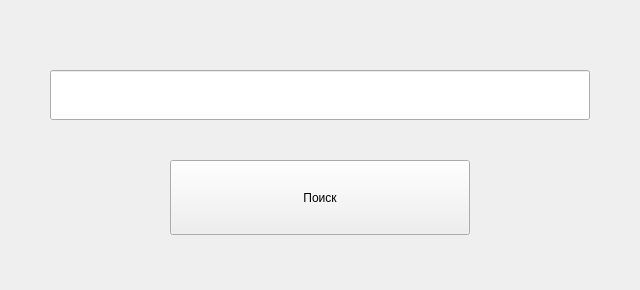
<?xml version="1.0" encoding="UTF-8"?>
<ui version="4.0">
 <class>findForm</class>
 <widget class="QWidget" name="findForm">
  <property name="geometry">
   <rect>
    <x>0</x>
    <y>0</y>
    <width>640</width>
    <height>290</height>
   </rect>
  </property>
  <property name="minimumSize">
   <size>
    <width>640</width>
    <height>290</height>
   </size>
  </property>
  <property name="maximumSize">
   <size>
    <width>640</width>
    <height>290</height>
   </size>
  </property>
  <property name="sizeIncrement">
   <size>
    <width>640</width>
    <height>360</height>
   </size>
  </property>
  <property name="baseSize">
   <size>
    <width>640</width>
    <height>360</height>
   </size>
  </property>
  <property name="windowTitle">
   <string>Form</string>
  </property>
  <property name="windowIcon">
   <iconset resource="qrc.qrc">
    <normaloff>:/icon.png</normaloff>:/icon.png</iconset>
  </property>
  <widget class="QPushButton" name="pushButton">
   <property name="geometry">
    <rect>
     <x>170</x>
     <y>160</y>
     <width>300</width>
     <height>75</height>
    </rect>
   </property>
   <property name="text">
    <string>Поиск</string>
   </property>
  </widget>
  <widget class="QLineEdit" name="lineEdit">
   <property name="geometry">
    <rect>
     <x>50</x>
     <y>70</y>
     <width>540</width>
     <height>50</height>
    </rect>
   </property>
  </widget>
 </widget>
 <resources>
  <include location="qrc.qrc"/>
 </resources>
 <connections/>
</ui>
